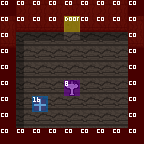

This game map was drawn from its Tiled (.tmx) file and the tilesets committed beside it. A one-line description and the full map source follow:
An orthogonal 9x9 tile map with 16x16 px tiles, 3 tile layers (Tile Layer 1, Tile Layer 2, Tile Layer 3), 2 tilesets.

<map version="1.2" tiledversion="1.2.4" orientation="orthogonal" renderorder="right-down" width="9" height="9" tilewidth="16" tileheight="16" infinite="0" nextlayerid="4" nextobjectid="1">
 <tileset firstgid="1" source="../tilesets/world-tileset.tsx" />
 <tileset firstgid="4097" source="../tilesets/collision-tileset.tsx" />
 <layer id="1" name="Tile Layer 1" width="9" height="9">
  <data encoding="csv">
1,131,4,4,4,4,4,132,1,
3,195,68,68,259,68,68,196,3,
67,193,129,129,2,129,129,129,67,
1,66,2,2,2,2,2,2,1,
1,66,2,2,2,2,2,2,1,
1,66,2,2,2,2,2,2,1,
1,66,2,2,2,2,2,2,1,
1,66,2,2,2,2,2,2,1,
1,1,1,1,1,1,1,1,1
</data>
 </layer>
 <layer id="2" name="Tile Layer 2" width="9" height="9">
  <data encoding="csv">
0,0,0,0,0,0,0,0,0,
0,0,0,0,0,0,0,0,0,
0,0,0,0,0,0,0,0,0,
0,0,0,0,0,0,0,0,0,
0,0,0,0,0,0,0,0,0,
0,0,0,0,329,0,0,0,0,
0,0,270,0,0,0,0,0,0,
0,0,0,0,0,0,0,0,0,
0,0,0,0,0,0,0,0,0
</data>
 </layer>
 <layer id="3" name="Tile Layer 3" width="9" height="9">
  <data encoding="csv">
4098,4098,4098,4098,4098,4098,4098,4098,4098,
4098,4098,4098,4098,4099,4098,4098,4098,4098,
4098,0,0,0,0,0,0,0,4098,
4098,0,0,0,0,0,0,0,4098,
4098,0,0,0,0,0,0,0,4098,
4098,0,0,0,4105,0,0,0,4098,
4098,0,4113,0,0,0,0,0,4098,
4098,0,0,0,0,0,0,0,4098,
4098,4098,4098,4098,4098,4098,4098,4098,4098
</data>
 </layer>
</map>
